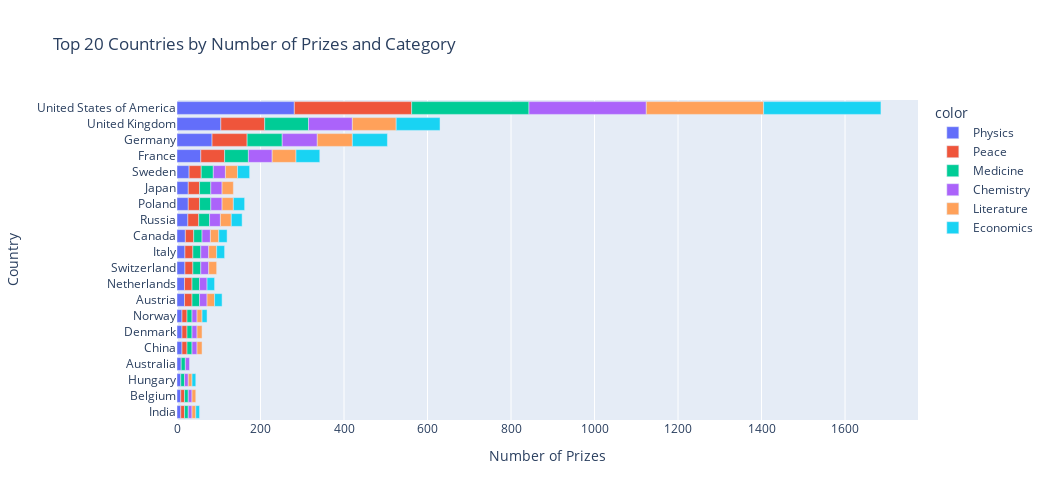

Here is the notebook cell this chart was saved with:
### Code cell
country_cat_bar = px.bar(y=merge_df.country,
            x=merge_df.total_prize,
            orientation='h',
            color=merge_df.category,
            title='Top 20 Countries by Number of Prizes and Category',
            width=1050, height=500)

country_cat_bar.update_layout(xaxis_title='Number of Prizes', 
                            yaxis_title='Country')
country_cat_bar.show()

### Figure 1 — Plotly figure (JSON) as saved in the notebook; plotly's stock layout.template omitted (floating-point values rounded to 4 significant figures)
{"data": [{"alignmentgroup": "True", "hovertemplate": "color=Physics<br>x=%{x}<br>y=%{y}<extra></extra>", "legendgroup": "Physics", "marker": {"color": "#636efa", "pattern": {"shape": ""}}, "name": "Physics", "offsetgroup": "Physics", "orientation": "h", "showlegend": true, "textposition": "auto", "type": "bar", "x": [9, 9, 9, 10, 12, 12, 12, 18, 18, 19, 19, 20, 26, 27, 27, 29, 57, 84, 105, 281], "xaxis": "x", "y": ["India", "Belgium", "Hungary", "Australia", "China", "Denmark", "Norway", "Austria", "Netherlands", "Switzerland", "Italy", "Canada", "Russia", "Poland", "Japan", "Sweden", "France", "Germany", "United Kingdom", "United States of America"], "yaxis": "y"}, {"alignmentgroup": "True", "hovertemplate": "color=Peace<br>x=%{x}<br>y=%{y}<extra></extra>", "legendgroup": "Peace", "marker": {"color": "#EF553B", "pattern": {"shape": ""}}, "name": "Peace", "offsetgroup": "Peace", "orientation": "h", "showlegend": true, "textposition": "auto", "type": "bar", "x": [9, 9, 12, 12, 12, 18, 18, 19, 19, 20, 26, 27, 27, 29, 57, 84, 105, 281], "xaxis": "x", "y": ["India", "Belgium", "China", "Denmark", "Norway", "Austria", "Netherlands", "Italy", "Switzerland", "Canada", "Russia", "Japan", "Poland", "Sweden", "France", "Germany", "United Kingdom", "United States of America"], "yaxis": "y"}, {"alignmentgroup": "True", "hovertemplate": "color=Medicine<br>x=%{x}<br>y=%{y}<extra></extra>", "legendgroup": "Medicine", "marker": {"color": "#00cc96", "pattern": {"shape": ""}}, "name": "Medicine", "offsetgroup": "Medicine", "orientation": "h", "showlegend": true, "textposition": "auto", "type": "bar", "x": [9, 9, 9, 10, 12, 12, 12, 18, 18, 19, 19, 20, 26, 27, 27, 29, 57, 84, 105, 281], "xaxis": "x", "y": ["Belgium", "Hungary", "India", "Australia", "Denmark", "China", "Norway", "Austria", "Netherlands", "Switzerland", "Italy", "Canada", "Russia", "Poland", "Japan", "Sweden", "France", "Germany", "United Kingdom", "United States of America"], "yaxis": "y"}, {"alignmentgroup": "True", "hovertemplate": "color=Chemistry<br>x=%{x}<br>y=%{y}<extra></extra>", "legendgroup": "Chemistry", "marker": {"color": "#ab63fa", "pattern": {"shape": ""}}, "name": "Chemistry", "offsetgroup": "Chemistry", "orientation": "h", "showlegend": true, "textposition": "auto", "type": "bar", "x": [9, 9, 9, 10, 12, 12, 12, 18, 18, 19, 19, 20, 26, 27, 27, 29, 57, 84, 105, 281], "xaxis": "x", "y": ["Belgium", "Hungary", "India", "Australia", "China", "Denmark", "Norway", "Austria", "Netherlands", "Italy", "Switzerland", "Canada", "Russia", "Japan", "Poland", "Sweden", "France", "Germany", "United Kingdom", "United States of America"], "yaxis": "y"}, {"alignmentgroup": "True", "hovertemplate": "color=Literature<br>x=%{x}<br>y=%{y}<extra></extra>", "legendgroup": "Literature", "marker": {"color": "#FFA15A", "pattern": {"shape": ""}}, "name": "Literature", "offsetgroup": "Literature", "orientation": "h", "showlegend": true, "textposition": "auto", "type": "bar", "x": [9, 9, 9, 12, 12, 12, 18, 19, 19, 20, 26, 27, 27, 29, 57, 84, 105, 281], "xaxis": "x", "y": ["Belgium", "Hungary", "India", "Norway", "China", "Denmark", "Austria", "Switzerland", "Italy", "Canada", "Russia", "Japan", "Poland", "Sweden", "France", "Germany", "United Kingdom", "United States of America"], "yaxis": "y"}, {"alignmentgroup": "True", "hovertemplate": "color=Economics<br>x=%{x}<br>y=%{y}<extra></extra>", "legendgroup": "Economics", "marker": {"color": "#19d3f3", "pattern": {"shape": ""}}, "name": "Economics", "offsetgroup": "Economics", "orientation": "h", "showlegend": true, "textposition": "auto", "type": "bar", "x": [9, 9, 12, 18, 18, 19, 20, 26, 27, 29, 57, 84, 105, 281], "xaxis": "x", "y": ["Hungary", "India", "Norway", "Austria", "Netherlands", "Italy", "Canada", "Russia", "Poland", "Sweden", "France", "Germany", "United Kingdom", "United States of America"], "yaxis": "y"}], "layout": {"barmode": "relative", "height": 500, "legend": {"title": {"text": "color"}, "tracegroupgap": 0}, "title": {"text": "Top 20 Countries by Number of Prizes and Category"}, "width": 1050, "xaxis": {"anchor": "y", "domain": [0, 1], "title": {"text": "Number of Prizes"}}, "yaxis": {"anchor": "x", "domain": [0, 1], "title": {"text": "Country"}}}}
